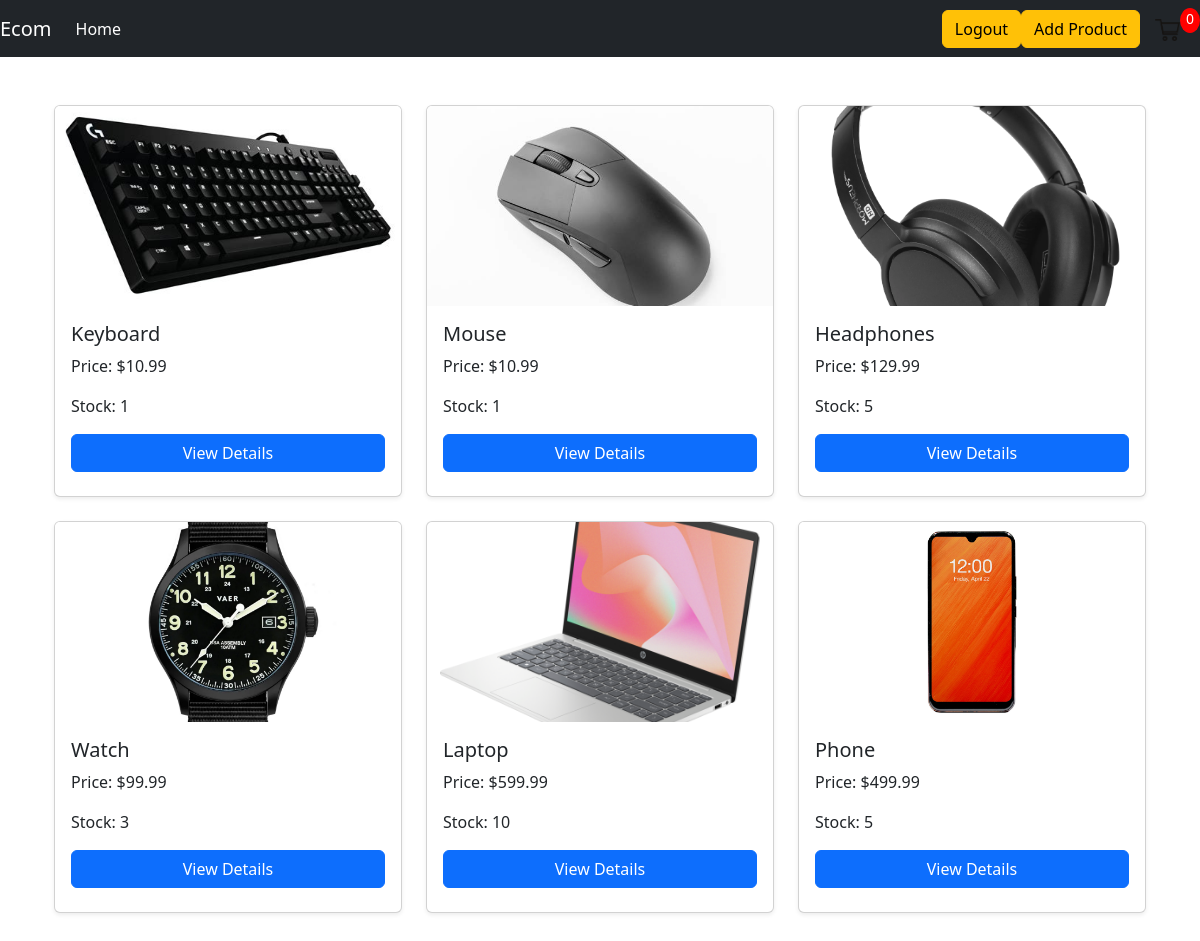
Screenshot of /products/ with the database file from the repository.
### ecommerce_app/models.py (models this page shows, shortened)
class Product(models.Model):
  name = models.CharField(max_length=200)
  description = models.TextField()
  price = models.DecimalField(max_digits = 8, decimal_places = 2)
  image = models.ImageField(upload_to='images/', null=True, blank=True)
  stock = models.IntegerField()

### ecommerce_app/views.py (the view)
# urls.py: path('products/', views.products, name='products'),
def products(request):
  result = Product.objects.all()
  return render(request, 'ecommerce_app/products.html', {'result' : result})

### ecommerce_app/templates/ecommerce_app/products.html (shortened to what this page needs)
{% extends 'ecommerce_app/main.html' %}
{% load static %}
{% block content %}
<!DOCTYPE html>
<html lang="en">
<head>
    <link href="https://cdn.jsdelivr.net/npm/bootstrap@5.3.0-alpha3/dist/css/bootstrap.min.css" rel="stylesheet">
</head>
<body>
    <div class="container my-5">
        <div class="row">
            {% for records in result %}
            <div class="col-md-4 mb-4">
                <div class="card h-100 shadow-sm">
                    {% if records.image %}
                    <img src="{{ records.image.url }}" class="card-img-top" alt="{{ records.name }}" style="height: 200px; object-fit: cover;">
                    {% else %}
                    <div class="card-img-top d-flex align-items-center justify-content-center" style="height: 200px; background-color: #f8f9fa;">
                        <p class="text-muted">No image uploaded</p>
                    </div>
                    {% endif %}
                    <div class="card-body d-flex flex-column">
                        <h5 class="card-title">{{ records.name }}</h5>
                        <p class="card-text">Price: ${{ records.price }}</p>
                        <p class="card-text">Stock: {{ records.stock }}</p>
                        <div class="mt-auto">
                            <a href="{% url 'ecommerce:details' records.id %}" class="btn btn-primary w-100 mb-2">View Details</a>
                        </div>
                    </div>
                </div>
            </div>
            {% endfor %}
        </div>
    </div>
</body>
</html>
{% endblock %}

### ecommerce_app/templates/ecommerce_app/main.html (shortened to what this page needs)
{% load static %}
<!DOCTYPE html>
<html>
  <head>
    <link rel="stylesheet" href="https://stackpath.bootstrapcdn.com/bootstrap/4.4.1/css/bootstrap.min.css">
    <link rel="stylesheet" href="{% static 'css/main.css' %}">
  </head>
  <body>
    <nav class="navbar navbar-expand-lg navbar-dark bg-dark">
      <a class="navbar-brand" href="{% url 'ecommerce:products'%}">Ecom</a>
      <div class="collapse navbar-collapse" id="navbarSupportedContent">
        <ul class="navbar-nav mr-auto">
          <li class="nav-item active">
            <a class="nav-link" href="{% url 'ecommerce:products' %}">Home <span class="sr-only">(current)</span></a>
          </li>
        </ul>
        <div class="form-inline my-2 my-lg-0">
          <a href="{%url 'ecommerce:home' %}"class="btn btn-warning">Logout</a>
          <a href="{%url 'ecommerce:add_product' %}"class="btn btn-warning">Add Product</a>
            <a href="#">
              <img  id="cart-icon" src="{% static 'images/cart.png' %}">
             </a>
           <p id="cart-total">0</p>
        </div>
      </div>
    </nav>
    <div class="container">
      {% block content %}
      {% endblock %}
  </body>
</html>

### static/css/main.css (style rules this page uses)
body { background-color: hsl(0, 0%, 98%); }
h1,h2,h3,h4,h5,h6 { color:hsl(0, 0%, 30%); }
.bg-dark { background-color: #4f868c!important; }
#cart-icon { width:25px; display: inline-block; margin-left: 15px; }
#cart-total { display: block; text-align: center; color:#fff; background-color: red; width: 20px; height: 25px; border-radius: 50%; font-size: 14px; }
.btn { border-radius: 0; }

### rows the page displays
Product: image (picture), name "Keyboard", price "10.99", stock "1"
Product: image (picture), name "Mouse", price "10.99", stock "1"
Product: image (picture), name "Headphones", price "129.99", stock "5"
Product: image (picture), name "Watch", price "99.99", stock "3"
Product: image (picture), name "Laptop", price "599.99", stock "10"
Product: image (picture), name "Phone", price "499.99", stock "5"
